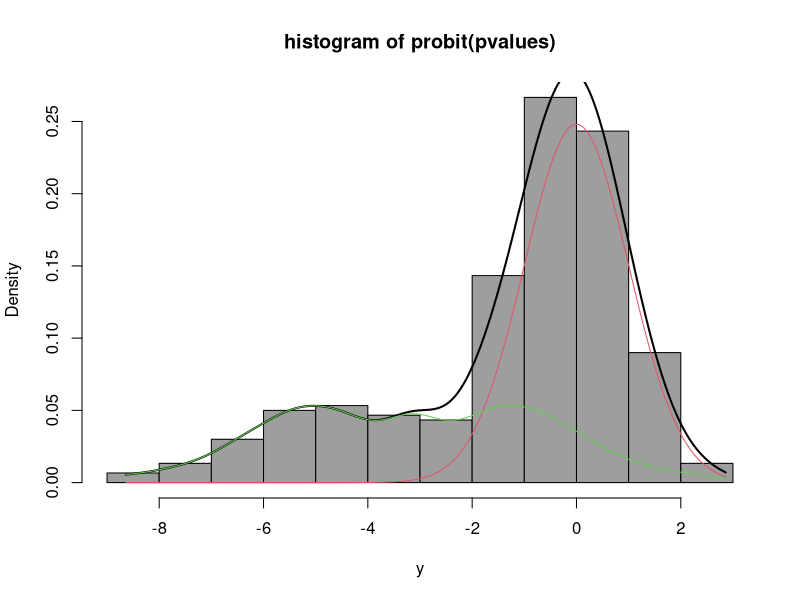
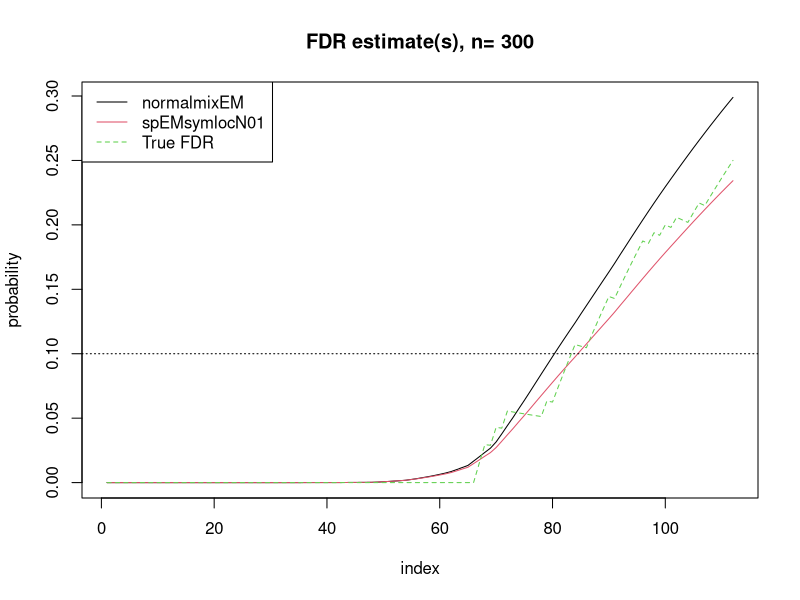

Generate these figures, in order, with R:
library(mixtools)


### Name: spEMsymlocN01
### Title: semiparametric EM-like algorithm for univariate mixture in False
###   Discovery Rate (FDR) estimation
### Aliases: spEMsymlocN01
### Keywords: file

### ** Examples

## Probit transform of p-values
## from a Beta-Uniform mixture model
## comparion of parametric and semiparametric EM fit
## Note: in actual situations n=thousands 
set.seed(50)
n=300 # nb of multiple tests
m=2 # 2 mixture components
a=c(1,0.1); b=c(1,1); lambda=c(0.6,0.4) # parameters
z=sample(1:m, n, rep=TRUE, prob = lambda)
p <- rbeta(n, shape1 = a[z], shape2 = b[z]) # p-values
o <- order(p)
cpd <- cbind(z,p)[o,] # sorted complete data, z=1 if H0, 2 if H1
p <- cpd[,2] # sorted p-values

y <- qnorm(p) # probit transform of the pvalues
# gaussian EM fit with component 1 constrained to N(0,1)
s1 <- normalmixEM(y, mu=c(0,-4), 
				mean.constr = c(0,NA), sd.constr = c(1,NA)) 
s2 <- spEMsymlocN01(y, mu0 = c(0,-3)) # spEM with N(0,1) fit
hist(y, freq = FALSE, col = 8, main = "histogram of probit(pvalues)")
plot(s2, add.plot = TRUE, lwd = 2)

# Exemples of plot capabilities
# Note: posteriors must be ordered by p for plot.FDR
# plotFDR(s1$post) # when true complete data not observed
# plotFDR(s1$post, s2$post) # comparing 2 strategies
plotFDR(s1$post, s2$post, lg1 = "normalmixEM", lg2 = "spEMsymlocN01", 
		complete.data = cpd) # with true FDR computed from z
